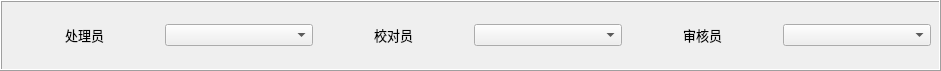
     <widget class="QFrame" name="frame_7">
      <property name="geometry">
       <rect>
        <x>610</x>
        <y>650</y>
        <width>941</width>
        <height>71</height>
       </rect>
      </property>
      <property name="frameShape">
       <enum>QFrame::Box</enum>
      </property>
      <property name="frameShadow">
       <enum>QFrame::Raised</enum>
      </property>
      <widget class="QWidget" name="layoutWidget">
       <property name="geometry">
        <rect>
         <x>10</x>
         <y>20</y>
         <width>921</width>
         <height>31</height>
        </rect>
       </property>
       <layout class="QGridLayout" name="gridLayout_11">
        <item row="0" column="5">
         <widget class="QComboBox" name="comboBox_4">
          <property name="styleSheet">
           <string notr="true">font: 10pt &quot;黑体&quot;;</string>
          </property>
         </widget>
        </item>
        <item row="0" column="2">
         <widget class="QLabel" name="label_53">
          <property name="font">
           <font>
            <family>黑体</family>
            <pointsize>10</pointsize>
            <weight>50</weight>
            <italic>false</italic>
            <bold>false</bold>
            <underline>false</underline>
           </font>
          </property>
          <property name="styleSheet">
           <string notr="true">font: 10pt &quot;黑体&quot;;</string>
          </property>
          <property name="text">
           <string>校对员</string>
          </property>
          <property name="alignment">
           <set>Qt::AlignCenter</set>
          </property>
         </widget>
        </item>
        <item row="0" column="4">
         <widget class="QLabel" name="label_54">
          <property name="font">
           <font>
            <family>黑体</family>
            <pointsize>10</pointsize>
            <weight>50</weight>
            <italic>false</italic>
            <bold>false</bold>
            <underline>false</underline>
           </font>
          </property>
          <property name="styleSheet">
           <string notr="true">font: 10pt &quot;黑体&quot;;</string>
          </property>
          <property name="text">
           <string>审核员</string>
          </property>
          <property name="alignment">
           <set>Qt::AlignCenter</set>
          </property>
         </widget>
        </item>
        <item row="0" column="1">
         <widget class="QComboBox" name="comboBox_2">
          <property name="styleSheet">
           <string notr="true">font: 10pt &quot;黑体&quot;;</string>
          </property>
         </widget>
        </item>
        <item row="0" column="3">
         <widget class="QComboBox" name="comboBox">
          <property name="styleSheet">
           <string notr="true">font: 10pt &quot;黑体&quot;;</string>
          </property>
         </widget>
        </item>
        <item row="0" column="0">
         <widget class="QLabel" name="label_52">
          <property name="font">
           <font>
            <family>黑体</family>
            <pointsize>10</pointsize>
            <weight>50</weight>
            <italic>false</italic>
            <bold>false</bold>
            <underline>false</underline>
           </font>
          </property>
          <property name="styleSheet">
           <string notr="true">font: 10pt &quot;黑体&quot;;</string>
          </property>
          <property name="text">
           <string>处理员</string>
          </property>
          <property name="alignment">
           <set>Qt::AlignCenter</set>
          </property>
         </widget>
        </item>
       </layout>
      </widget>
     </widget>
